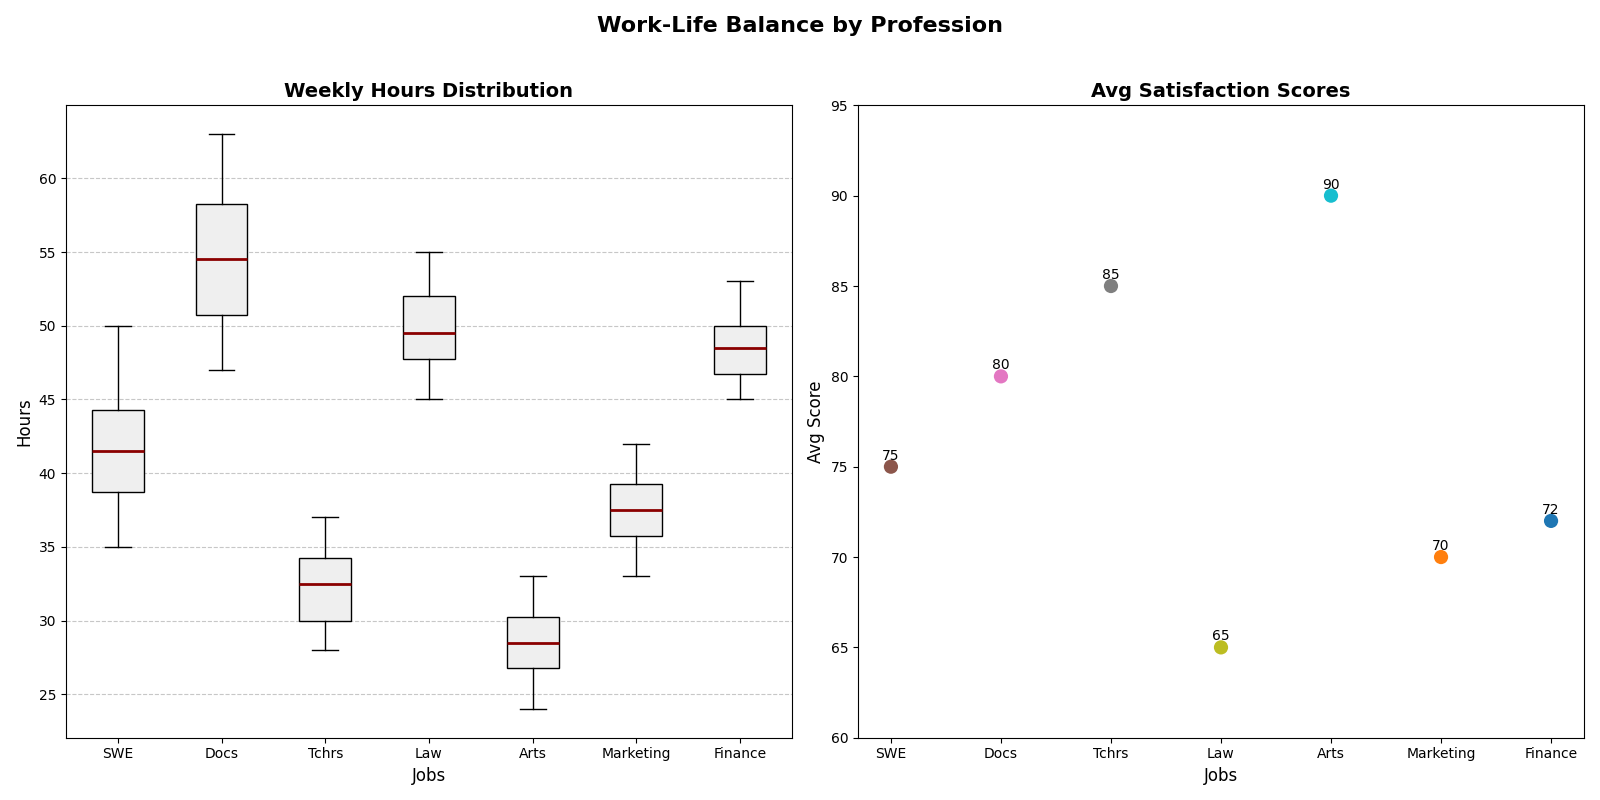

Generate this figure with Python:
import numpy as np
import matplotlib.pyplot as plt

working_hours = {
    "SWE": [40, 42, 38, 45, 50, 35, 40, 38, 42, 48, 44, 46, 37, 39, 41, 43],
    "Docs": [50, 55, 60, 52, 58, 62, 48, 54, 57, 63, 56, 59, 53, 51, 49, 47],
    "Tchrs": [30, 32, 29, 35, 34, 37, 33, 28, 31, 36, 32, 30, 29, 33, 34, 35],
    "Law": [45, 48, 52, 55, 50, 46, 49, 53, 47, 51, 54, 48, 50, 52, 47, 49],
    "Arts": [25, 28, 30, 32, 29, 27, 26, 31, 33, 28, 30, 25, 27, 29, 24, 32],
    "Marketing": [35, 38, 40, 42, 39, 36, 33, 37, 41, 34, 39, 38, 42, 36, 37, 34],
    "Finance": [45, 47, 50, 53, 49, 46, 48, 52, 50, 51, 50, 49, 48, 47, 46, 45]
}

professions = list(working_hours.keys())
data = list(working_hours.values())

fig, axes = plt.subplots(1, 2, figsize=(16, 8))

axes[0].boxplot(
    data, vert=True, patch_artist=True, labels=professions, notch=False,
    boxprops=dict(facecolor='#efefef', color='black'),
    whiskerprops=dict(color='black'),
    capprops=dict(color='black'),
    flierprops=dict(marker='o', markerfacecolor='red', markersize=8, linestyle='none'),
    medianprops=dict(color='darkred', linewidth=2)
)

new_colors = ['#8c564b', '#e377c2', '#7f7f7f', '#bcbd22', '#17becf', '#ff7f0e', '#1f77b4']
for patch, color in zip(axes[0].artists, new_colors):
    patch.set_facecolor(color)

axes[0].set_title("Weekly Hours Distribution", fontsize=14, weight='bold')
axes[0].set_xlabel("Jobs", fontsize=12)
axes[0].set_ylabel("Hours", fontsize=12)
axes[0].grid(axis='y', linestyle='--', alpha=0.7)

average_satisfaction = {
    "SWE": 75,
    "Docs": 80,
    "Tchrs": 85,
    "Law": 65,
    "Arts": 90,
    "Marketing": 70,
    "Finance": 72
}

satisfaction_scores = [average_satisfaction[profession] for profession in professions]

axes[1].scatter(professions, satisfaction_scores, color=new_colors, s=150, edgecolors='white', linewidth=2)
axes[1].set_title("Avg Satisfaction Scores", fontsize=14, weight='bold')
axes[1].set_xlabel("Jobs", fontsize=12)
axes[1].set_ylabel("Avg Score", fontsize=12)
axes[1].set_ylim(60, 95)

for i, txt in enumerate(satisfaction_scores):
    axes[1].annotate(txt, (professions[i], satisfaction_scores[i]), textcoords="offset points", xytext=(0,5), ha='center', fontsize=10)

fig.suptitle("Work-Life Balance by Profession", fontsize=16, weight='bold')

plt.tight_layout(rect=[0, 0, 1, 0.96])
plt.show()
